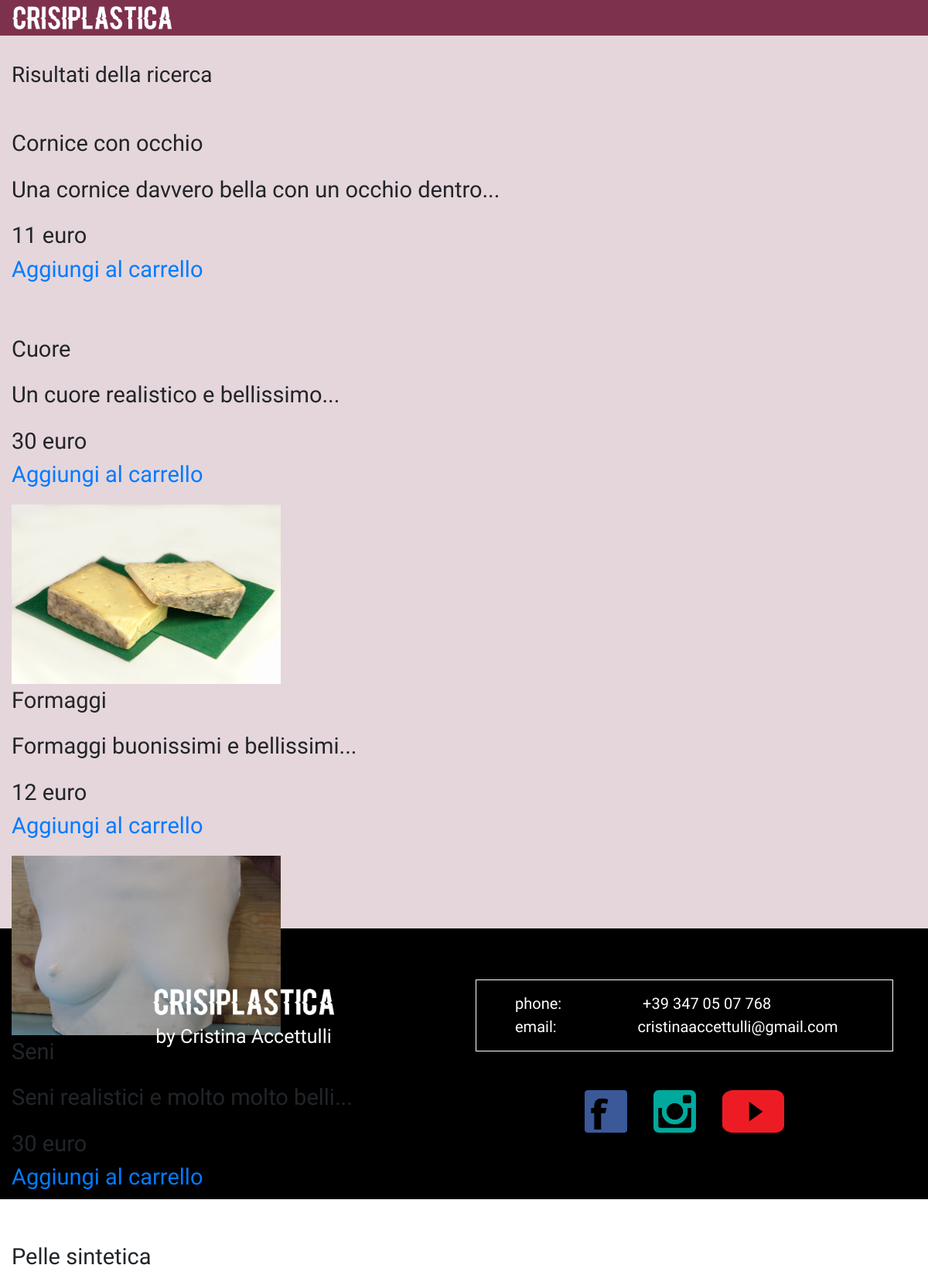
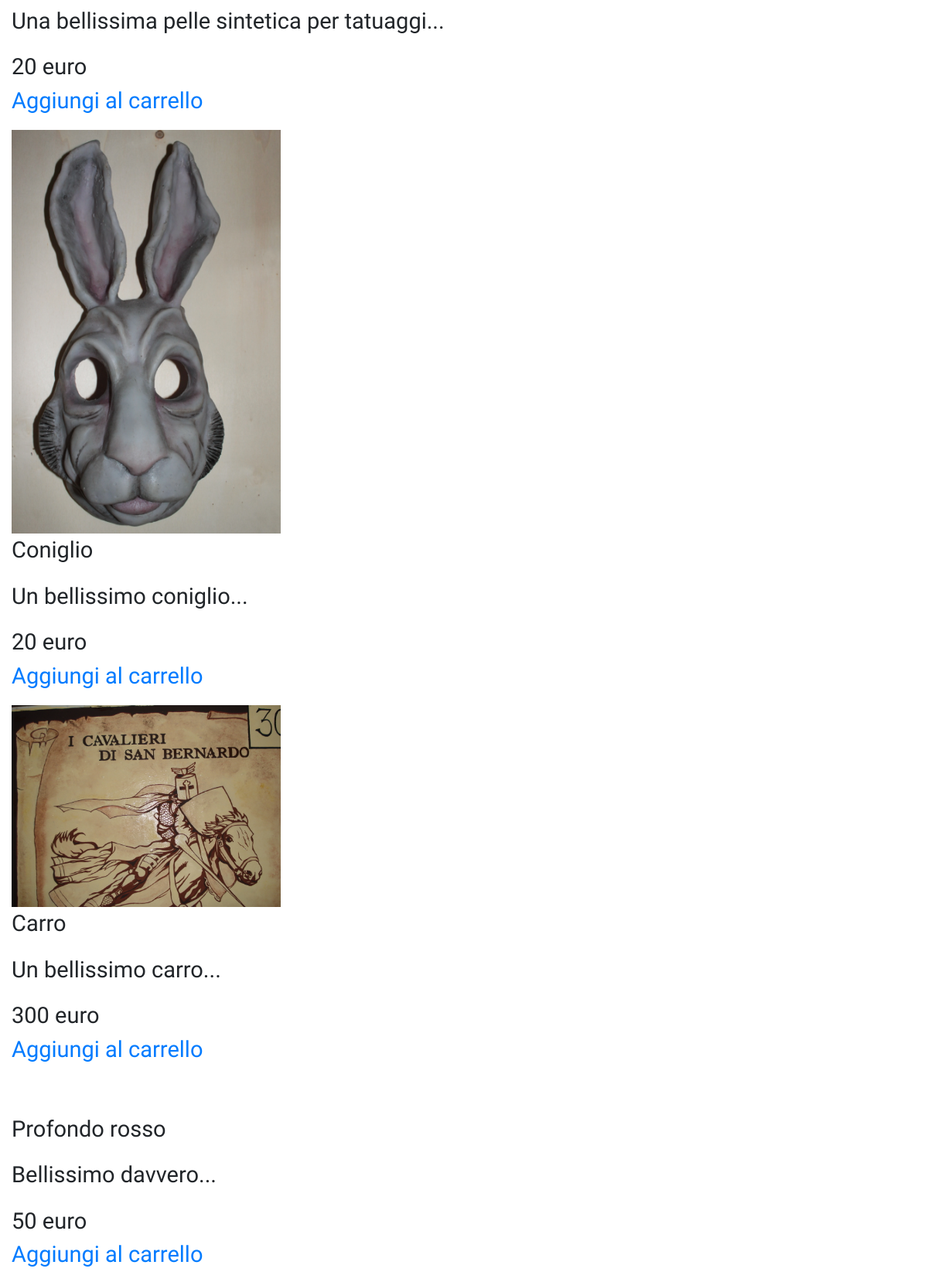
Screenshot of /ricerca.php (upper part) with the database file from the repository (2 pictures, top to bottom).
### tables this page shows
CREATE TABLE `articoli_cp` (
  `id` int(11) NOT NULL,
  `categoria` varchar(45) DEFAULT NULL,
  `nome` varchar(45) DEFAULT NULL,
  `note_realizzazione` varchar(10000) DEFAULT NULL,
  `prezzo` varchar(45) DEFAULT NULL,
  `nome_file` varchar(45) NOT NULL,
  `vendita` varchar(20) NOT NULL
);

### ricerca.php (the view, shortened to what this page needs)
<!DOCTYPE html>
<html lang="it">
  <head>
    <link rel="stylesheet" href="css/bootstrap.css">
    <link rel="stylesheet" href="css/crisiplastica_s.css">
    <link rel="stylesheet" type="text/css" href="fancybox/jquery.fancybox.css">
</head>
  <body style="height:100%;">
    <nav class="navbar navbar-expand-lg fixed-top navbar-dark">
        <img src="Images/logoCrisiplastica.png" height="30" alt="logo-crisiplastica">
    </nav>
      <header id="contenitore" class="container-fluid">
            <div class="container" id="sottopancia">
                <div class="row">
                    <div class="col" id="testo_sottop" style="border:0px solid blue;">
  <?php
        $connessione = new mysqli("localhost","root","root","prova");
        $query_ricerca = "SELECT * FROM articoli_cp where nome like '%".$_REQUEST["ricerca"]."%' limit 9";
  ?>
      <div class="row">
        <div class="cl-lg-12">
                  <h3>Risultati della ricerca</h3>
            <?php
              if (!($risultato = $connessione->query($query_ricerca)))
                die("Query sui prodotti fallita!");
              $i=1;
              while ($riga = $risultato->fetch_array()) {
                    $id=$riga["id"];
                    $nome = $riga["nome"];
                    $note_realizzazione=substr($riga["note_realizzazione"],0,100)."...";
                    $prezzo=$riga["prezzo"];
                    $nome_file=$riga["nome_file"];
                    if ($i==1) {
                      echo "<div>";
                    }
                    echo "<div>";
                    echo "<div>";
                    echo "<article data-src='".$nome_file."'>";
                    echo "<p>$nome";
                    echo "<p>$note_realizzazione";
                    echo "<p> $prezzo euro";
                    echo "<br><a href='aggiungicarrello.php?id=".$id."'>Aggiungi al carrello</a>";
                    echo "</p>";
                    echo "</article>";
                    echo "</div>";
                    if ($i==3) {
                      echo "</div>";
                      $i=1;
                    } else {
                      $i++;
                    }
              }
            ?>
          </div>
                        </div>
                    </div>
                    </div>
                </div>
      </header>
      <footer>
        <div class="container_fluid" id="footer">
            <div class="container">
                <div class="row">
                    <div class="col" id="footer_logo" style="border: 0px solid red">
                        <img id="footer_logo_img" src="Images/logoCrisiplastica.png" alt="logo-crisiplastica">
                        <p style="margin-top:8px; margin-left:0;">by <b>Cristina Accettulli</b></p>
                    </div>
                    <div class="col" id="footer_contatti">
                        <div id="footer_cornice_contatti">
                            <p id="footer_p">phone: <b class="b_left"> +39 347 05 07 768 </b> <br />
                            email: <b class="b_left"> cristinaaccettulli@gmail.com </b> </p>
                        </div>
                    </div>
                </div>
                <div class="row">
                    <div class="col" style="border: 0px solid green">
                    </div>
                    <div class="col" id="footer_social" style="border: 0px solid yellow">
                        <a href="https://www.facebook.com/Crisiplastica/"><img class="footer_social_img" src="Images/facebook.png" alt="link_facebook_page"></a>
                        <a href="https://www.instagram.com/crisiplastica/" style="margin-right:30px; margin-left:30px";><img src="Images/instagram.png" class="footer_social_img" alt="link_instagram_page"></a>
                        <a href="https://www.youtube.com/channel/UCwSWNPoReBodEkhLW95v3vA"><img src="Images/you_tube.png" class="footer_social_img" alt="link_youtube_page"></a>
                    </div>
                </div>
            </div>
        </div>
      </footer>
  </body>
</html>

### css/crisiplastica_s.css (style rules this page uses)
nav { background-color:#7E314D; font-family: 'Josefin Sans', sans-serif; font-size:22px; font-weight: 100; }
#contenitore { padding:0px; height:1200px; width:100; background-color:#E5D6DB; }
#sottopancia { padding: 75px 0; }
#testo_sottop { text-align: left; padding-top: 7px; padding-right: 25px; font-family: 'Josefin Sans', sans-serif; font-weight: 300; font-size:29px; }
#footer { height: 350px; background-color: #000000; color: #fff; font-family: 'Josefin Sans', sans-serif; padding-top: 55px; font-weight:100; }
#footer_logo { padding-top: 20px; text-align: center; font-size: 25px; }
#footer_logo_img { height:34px; }
#footer_p { margin-left: 50px; padding-top: 15px; padding-bottom: 0; }
.b_left { margin-left:100px; }
#footer_cornice_contatti { border: 1px solid #fff; }
#footer_contatti { padding-top: 11px; text-align: left; font-size: 20px; border: 0px solid red; }
#footer_social { text-align: center; margin-top:35px; }
.footer_social_img { height: 55px; }

### rows the page displays
articoli_cp: nome "Cornice con occhio", note_realizzazione "Una cornice davvero bella con un occhio dentro...", prezzo "11"
articoli_cp: nome "Cuore", note_realizzazione "Un cuore realistico e bellissimo...", prezzo "30"
articoli_cp: nome "Formaggi", note_realizzazione "Formaggi buonissimi e bellissimi...", prezzo "12"
articoli_cp: nome "Seni", note_realizzazione "Seni realistici e molto molto belli...", prezzo "30"
articoli_cp: nome "Pelle sintetica", note_realizzazione "Una bellissima pelle sintetica per tatuaggi...", prezzo "20"
articoli_cp: nome "Coniglio", note_realizzazione "Un bellissimo coniglio...", prezzo "20"
articoli_cp: nome "Carro", note_realizzazione "Un bellissimo carro...", prezzo "300"
articoli_cp: nome "Profondo rosso", note_realizzazione "Bellissimo davvero...", prezzo "50"
